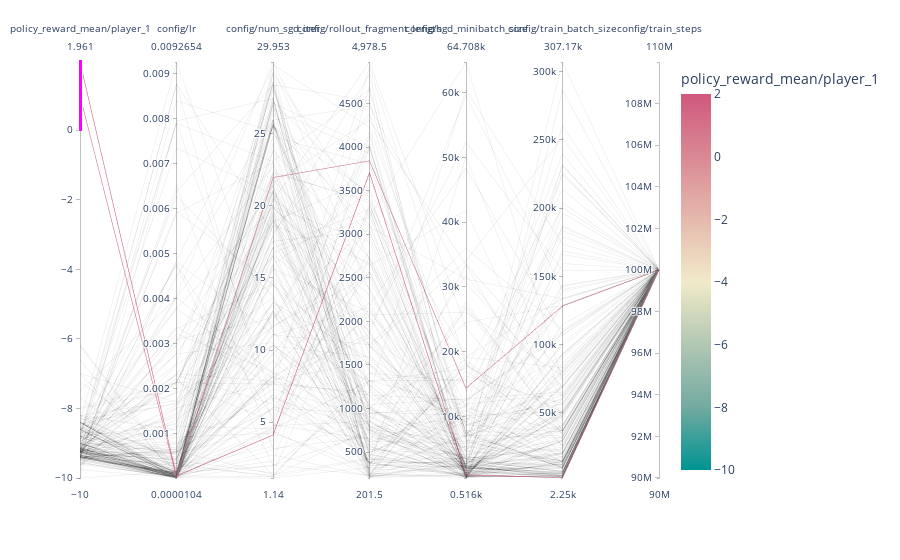

The notebook cell this image was saved under:
### Code cell
fig = px.parallel_coordinates(df, color=target,
                             color_continuous_scale=px.colors.diverging.Tealrose,
                             color_continuous_midpoint=2, range_color=(-10, 2))
fig.show()

### Figure 1 — Plotly figure (JSON) as saved in the notebook; plotly's stock layout.template omitted (floating-point values rounded to 4 significant figures; data arrays with more than 128 entries replaced by an {"elided": "..."} marker saying what was removed)
{"data": [{"dimensions": [{"constraintrange": [-0.02016, 2.673], "label": "policy_reward_mean/player_1", "values": {"elided": "184 float values"}}, {"label": "config/lr", "values": {"elided": "184 float values"}}, {"label": "config/num_sgd_iter", "values": {"elided": "184 float values"}}, {"label": "config/rollout_fragment_length", "values": {"elided": "184 float values"}}, {"label": "config/sgd_minibatch_size", "values": {"elided": "184 float values"}}, {"label": "config/train_batch_size", "values": {"elided": "184 float values"}}, {"label": "config/train_steps", "values": {"elided": "184 int values"}}], "domain": {"x": [0, 1], "y": [0, 1]}, "line": {"color": {"elided": "184 float values"}, "coloraxis": "coloraxis"}, "name": "", "type": "parcoords"}], "layout": {"autosize": true, "coloraxis": {"cmax": 2, "cmid": 2, "cmin": -10, "colorbar": {"title": {"text": "policy_reward_mean/player_1"}}, "colorscale": [[0, "rgb(0, 147, 146)"], [0.1667, "rgb(114, 170, 161)"], [0.3333, "rgb(177, 199, 179)"], [0.5, "rgb(241, 234, 200)"], [0.6667, "rgb(229, 185, 173)"], [0.8333, "rgb(217, 137, 148)"], [1, "rgb(208, 88, 126)"]]}, "legend": {"tracegroupgap": 0}, "margin": {"t": 60}}}
